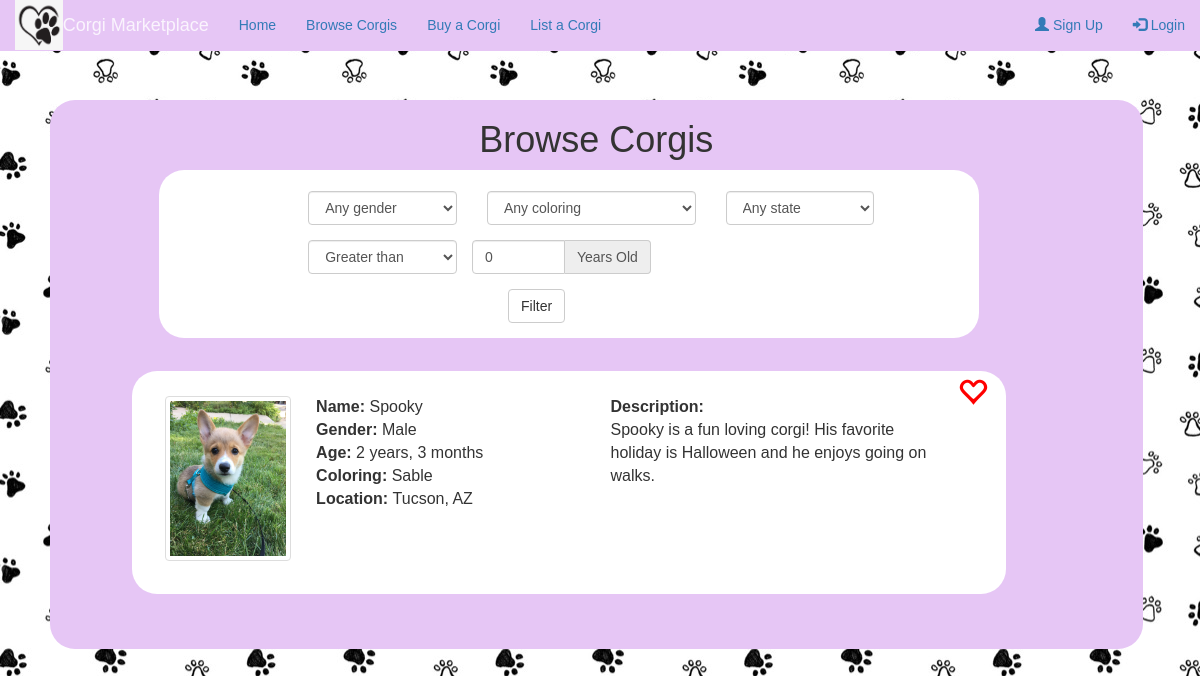
The page /corgi/1/ on the database its author committed.
### corgi_store/models.py (models this page shows, shortened)
class Corgi(models.Model):
    COLOR_CHOICES = [
        ('red', 'Red'),
        ('rh-tc', 'Red-Headed Tricolor'),
        ('bh-tc', 'Black-Headed Tricolor'),
        ('sable', 'Sable'),
        ('fawn', 'Fawn'),
        ('other', 'Other')
    ]
    name = models.CharField(max_length=120)
    age_years = models.IntegerField(default=0)
    age_months = models.IntegerField(default=0)
    gender = models.CharField(max_length=1, choices=[('M', 'Male'), ('F', 'Female'), ('X', 'Other')], default='X')
    coloring = models.CharField(max_length=5, choices=COLOR_CHOICES, default='red')
    city = models.CharField(max_length=120)
    state = models.CharField(max_length=120)
    description = models.CharField(max_length=300)
    objects = CorgiManager()

### corgi_store/views.py (the view)
# urls.py: path('corgi/<int:corgi_id>/', views.detail, name='detail'),
def detail(request, corgi_id):
    return render(request, 'browse.html', {'corgis': [Corgi.objects.get(id=corgi_id)]})

### corgi_store/templates/browse.html (shortened to what this page needs)
{% include 'base.html' with user=user %}
{% block content %}
<div id="page" class="page">
	<div class="home">
		<div class="browse-box">
			<h1>Browse Corgis</h1>
			<div class="filter">
				<form class="form-horizontal">
					<div class="form-group">
						<div class="row">
		    				<div class="col-sm-3">
		      					<select name="filter-gender" class="form-control" id="filter-gender" required>
		      						<option selected >Any gender</option>
		     					</select>
		    				</div>
		    				<div class="col-sm-4">
		      					<select name="filter-coloring" class="form-control" id="filter-coloring" required>
		      						<option selected >Any coloring</option>
		     					</select>
		    				</div>
		    				<div class="col-sm-3">
		      					<select name="filter-state" class="form-control" id="filter-state" required>
		      						<option selected >Any state</option>
		     					</select>
		    				</div>
	  					</div>
					 </div>
					<div class="form-group">
						 <div class="row">
							 <div class="col-sm-3">
		      					<select name="filter-age" class="form-control" id="filter-age" required>
		      						<option selected >Greater than</option>
		     					</select>
		    				</div>
							 <div class="input-group col-sm-3">
					    		<input id="filter-year" type="number" class="form-control" name="filter-year" value=0 required>
					   			<span class="input-group-addon">Years Old</span>
			  				</div>
			  			</div>
			  		</div>
			  		<div class="form-group">
			  			<div class="col-sm-offset-3 col-sm-2">
	      					<button type="submit" class="btn btn-default">Filter</button>
	    				</div>
			  		</div>
				</form>
			</div>
		    {% for corgi in corgis %}
				<div class="one-corgi">
					<div class="favorite" id="favorite{{ corgi.id }}">
            {% if corgi.id in favorites %}
            <span class="glyphicon glyphicon-heart" style="color:red;" onclick="unfavorite({{ corgi.id }})"></span>
            {% else %}
						<span class="glyphicon glyphicon-heart-empty" style="color:red;" onclick="favorite({{ corgi.id }});"></span>
            {% endif %}
					</div>
					<img src="/static/images/corgi-browse.jpg" alt="Corgi home" class="img-thumbnail" width="15%" style="margin-top:3%">
					<div class="corgi-info">
						<b>Name: </b>{{ corgi.name }}<br>
						<b>Gender: </b>{{ corgi.gender }} <br>
						<b>Age: </b>{{ corgi.age_years }} years, {{ corgi.age_months }} months <br>
						<b>Coloring: </b>{{ corgi.coloring }} <br>
						<b>Location: </b>{{ corgi.city }}, {{ corgi.state }} <br>
					</div>
					<div class="corgi-description">
						<b>Description:</b><br>{{ corgi.description }}
					</div>
				</div>
		    {% endfor %}
		</div>
	</div>
</div>
{% endblock %}

### corgi_store/static/style.css (style rules this page uses)
.home { margin-top: 100px; margin-left: 50px; }
body { background-image: url("./images/paw-background.jpg"); font-family: "Arial"; }
img { float: left; }
.browse-box { background-color:#E6C6F5; width: 95%; float: left; border-radius: 25px; text-align: center; margin-bottom: 3%; }
.one-corgi { background-color:#FFFFFF; float: left; padding: 3%; padding-right: 0%; padding-top: 0%; margin-left: 7.5%; width: 80%; border-radius: 25px; text-align: center; font-size: 16px; margin-bottom: 5%; }
.corgi-info { margin-top: 3%; float: left; font-size: 16px; padding-left: 3%; text-align: left; word-wrap: break-word; width: 35% }
.corgi-description { float: left; font-size: 16px; padding-left: 3%; text-align: left; word-wrap: break-word; width: 42%; margin-top: 3%; }
.favorite { float:right; width:8% }
.glyphicon.glyphicon-heart-empty { font-size: 30px; margin-top: 5px; right-margin: 3px; }
.filter { background-color: #FFFFFF; width: 75%; margin-left: 10%; margin-bottom: 3%; border-radius: 25px; float: left; padding-top: 2%; padding-left:15%; }

### rows shown on the page
Corgi: name "Spooky", gender "Male", age_years "2", age_months "3", coloring "Sable", city "Tucson", state "AZ", description "Spooky is a fun loving corgi! His favorite holiday is Halloween and he enjoys going on walks."
